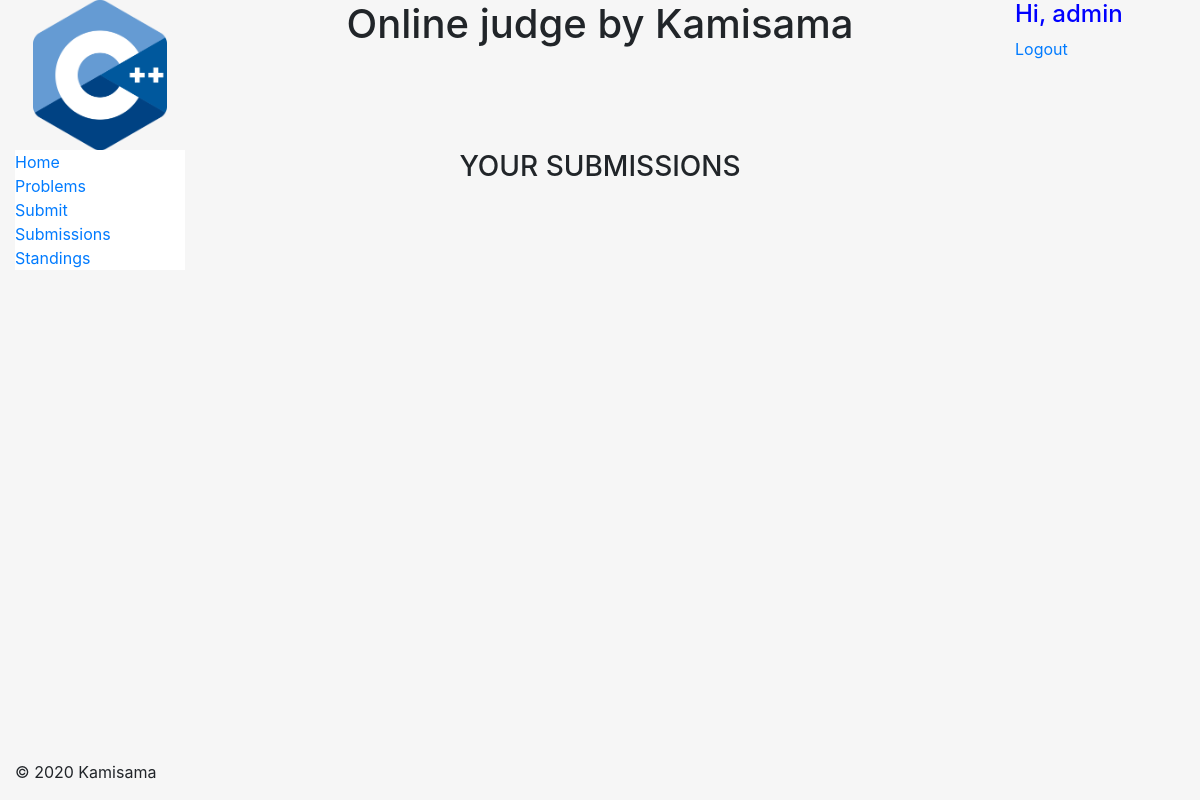
The page /contest/submissions (signed in) on the database as committed earlier.
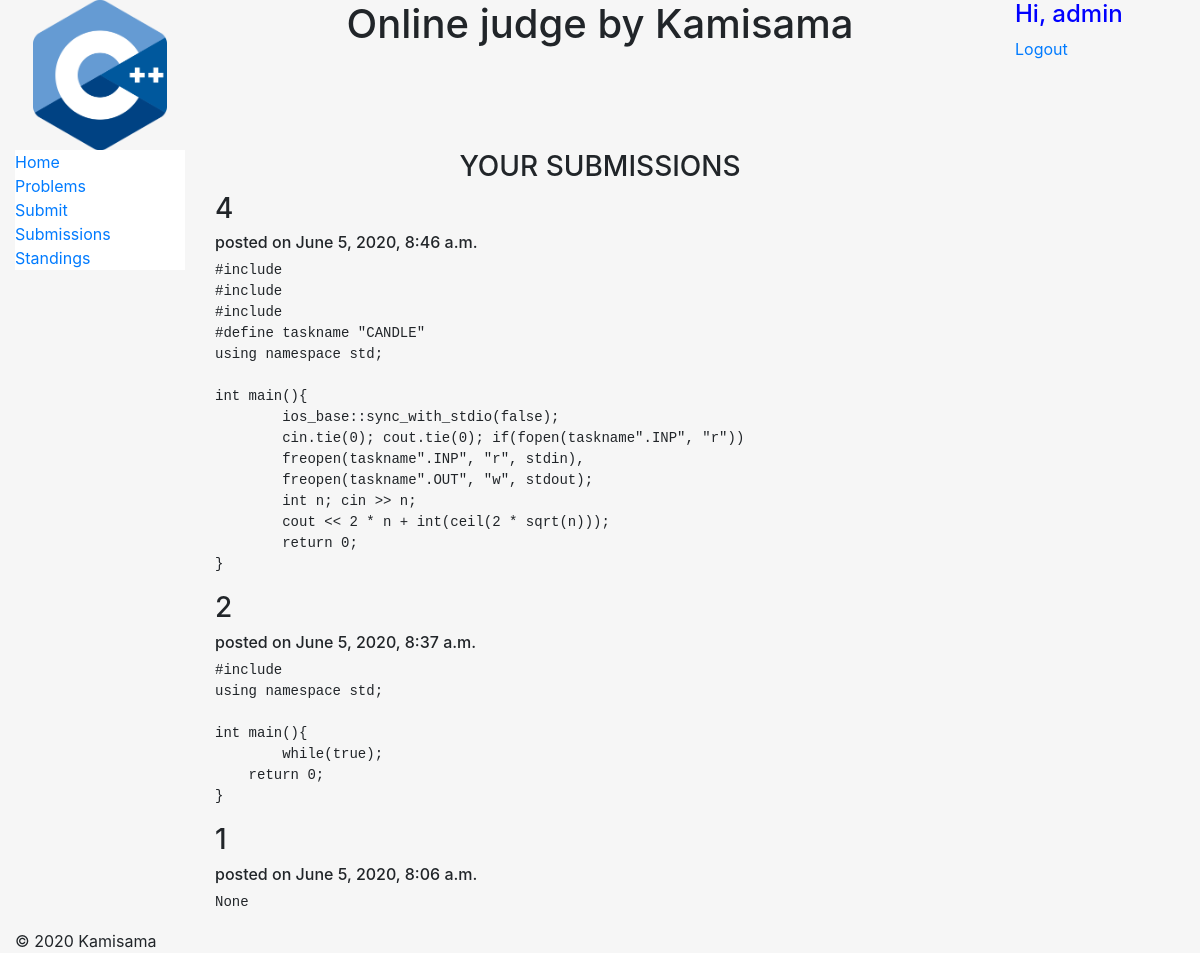
The same page on the database as committed later.
### contest/models.py (models this page shows)
class Submission(models.Model):
    date = models.DateTimeField(auto_now_add = True)
    user = models.CharField(max_length = 150)
    problem = models.CharField(max_length = 20)
    language = models.CharField(max_length = 20)
    verdict = models.IntegerField(default = 0)
    runTime = models.IntegerField(default = 0)
    memory = models.IntegerField(default = 0)
    source_code = models.TextField(null = True)
    log = models.TextField(null = True)

### contest/views.py (the view)
# urls.py: path('submissions', views.submissions, name = 'submissions'),
def submissions(req):
    data = {'Submissions': Submission.objects.filter(user = req.user).order_by("-id")}
    return render(req, 'pages/submissions.html', data)

### home/templates/pages/submissions.html (shortened to what this page needs)
{% extends 'pages/base.html' %}
{% block content %}
    {% if user.username %}
        <center><h3>YOUR SUBMISSIONS</h3></center>
        {% for submission in Submissions %}
            <h3>{{submission.id}}</h3>
            <h6>posted on {{submission.date}}</h6>
            <pre>{{submission.source_code|safe}}</pre>
        {% endfor %}
    {% else %}
        <center><h3>YOU ARE NOT LOGGED IN!</h3></center>
    {% endif %}
{% endblock content %}

### home/templates/pages/base.html (shortened to what this page needs)
<!DOCTYPE html>
<html lang="en">
<head>
    {% load static %}
    <link rel = "stylesheet" href = "{% static 'css/bootstrap.min.css' %}" type = "text/css">
</head>
<body>
    <div class = "container-fluid"  style = "min-height: 95%">
        <div class = "row">
            <div class = "col-sm-2">
                <center><img src = "{% static 'images/logo.png' %}" class = "responsive-img" style = "max-height: 150px"/></center>
            </div>
            <div class = "col-sm-8">
                <h1 style = "text-align: center;">Online judge by Kamisama</h1>
            </div>
            <div class = "col-sm-2">
                {% if user.username %}
                    <h4 style = "color: blue">Hi, {{user.username}}</h4>
                    <p><a href = "{%url 'logout'%}">Logout</a></p>
                {% else %}
                    You are not logged in! <br>
                    Please <a href = "{% url 'login' %}">Login</a> or <a href = "{% url 'register' %}">Register</a>
                {% endif %}
            </div>
        </div>
        <div class = "row" style = "flex: 1 1 auto;" >
            <div class = "col-sm-2">
                <div class = "bs-sliderbar" style = "background-color: #ffffff;">
                    <ul class = "nav flex-column">
                        <li><a href = "{% url 'home' %}">Home</a></li>
                        <li><a href = "{% url 'problems' %}">Problems</a></li>
                        <li><a href = "{% url 'submit' %}">Submit</a></li>
                        <li><a href = "{% url 'submissions' %}">Submissions</a></li>
                        <li><a href = "{% url 'standings' %}">Standings</a></li>
                    </ul>
                </div>
            </div>
            <div class = "col-sm-8">
                {% block content %}
                {% endblock content %}
            </div>
            <div class = "col-sm-2">
            </div>
        </div>
    </div>
    <footer>
        <div class='container-fluid'>
            © 2020 Kamisama
        </div>
    </footer>
</body>
</html>

### home/templates/pages/base.html (style rules this page uses)
html, body { height: 100%; background-color: #f6f6f6; }

Rows that differ between the two databases and show on the page:
added Submission: id "4", date "June 5, 2020, 8:46 a.m.", source_code "#include #include #include #define taskname \"CANDLE\" using namespace std; int main(){ ios_base::sync_with_stdio(false); cin.tie(0); cout.tie(0); if(fopen(taskname\".INP\", \"r\")) freopen(taskname\".INP\", \"r\", stdin), freopen(taskname\".OUT\", \"w\", stdout); int n; cin >> n; cout << 2 * n + int(ceil(2 * sqrt(n))); return 0; }"
added Submission: id "2", date "June 5, 2020, 8:37 a.m.", source_code "#include using namespace std; int main(){ while(true); return 0; }"
added Submission: id "1", date "June 5, 2020, 8:06 a.m.", source_code "None"
